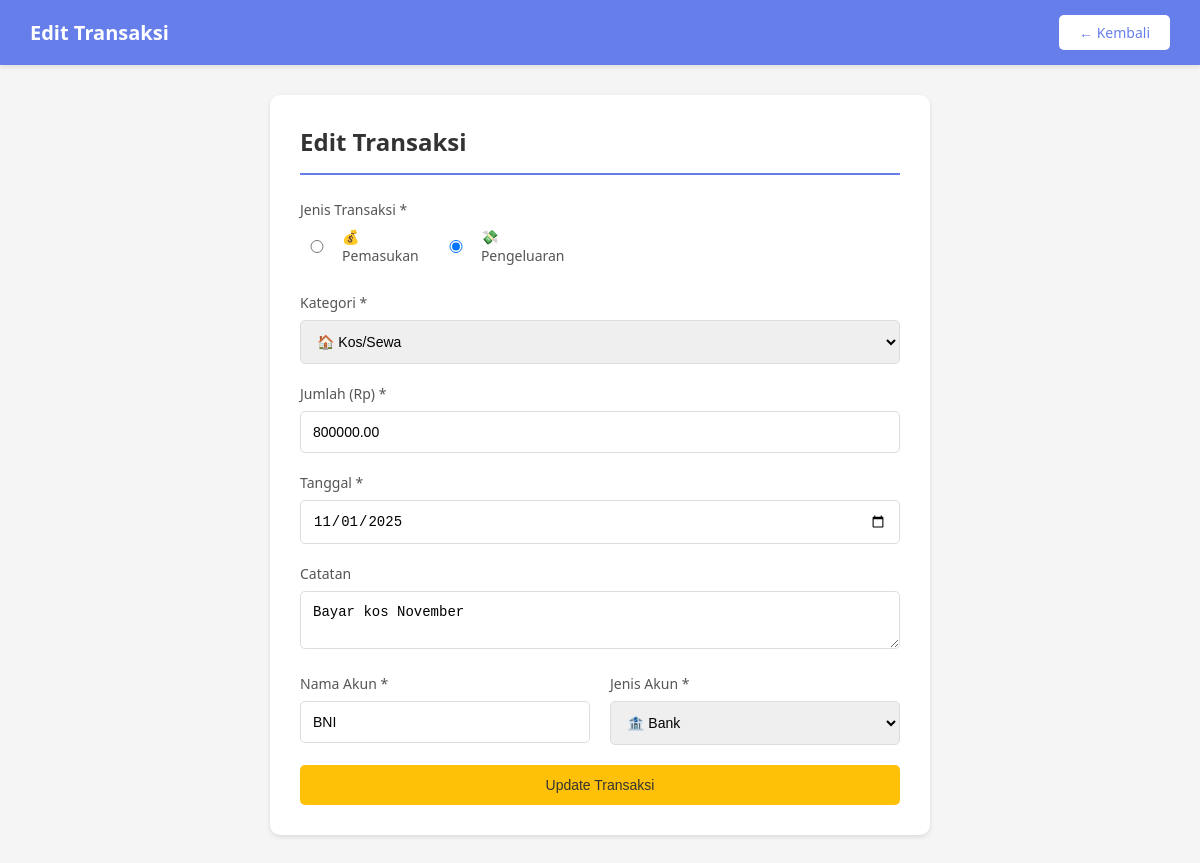
Screenshot of /edit_transaksi.php?id=2 (signed in) with the database file from the repository.
### tables this page shows
CREATE TABLE `transaksi` (
  `id_transaksi` int(11) NOT NULL,
  `id_pengguna` int(11) NOT NULL,
  `id_kategori` int(11) NOT NULL,
  `jumlah` decimal(14,2) NOT NULL,
  `jenis_transaksi` enum('pengeluaran','pemasukan') NOT NULL,
  `tanggal_transaksi` date NOT NULL,
  `catatan` varchar(255) DEFAULT NULL,
  `nama_akun` varchar(80) DEFAULT 'Tunai',
  `jenis_akun` enum('tunai','bank','ewallet') DEFAULT 'tunai',
  `id_target` int(11) DEFAULT NULL,
  `dibuat_pada` timestamp NOT NULL DEFAULT current_timestamp()
);

CREATE TABLE `kategori` (
  `id_kategori` int(11) NOT NULL,
  `nama` varchar(80) NOT NULL,
  `jenis` enum('pengeluaran','pemasukan') NOT NULL DEFAULT 'pengeluaran',
  `warna` varchar(7) DEFAULT '#667eea',
  `ikon` varchar(10) DEFAULT '?',
  `dibuat_pada` timestamp NOT NULL DEFAULT current_timestamp()
);

### edit_transaksi.php (the view, shortened to what this page needs)
<?php
require_once 'config.php';
$user_id = $_SESSION['user_id'];
$id_transaksi = intval($_GET['id']);
$sql_transaksi = "SELECT * FROM transaksi WHERE id_transaksi = $id_transaksi AND id_pengguna = $user_id";
$result = mysqli_query($conn, $sql_transaksi);
$transaksi = mysqli_fetch_assoc($result);
$sql_kategori = "SELECT * FROM kategori ORDER BY jenis, nama";
$kategori = mysqli_query($conn, $sql_kategori);
?>
<!DOCTYPE html>
<html lang="id">
<head>
</head>
<body>
    <div class="navbar">
        <h1>Edit Transaksi</h1>
        <a href="dashboard.php" class="btn-back">← Kembali</a>
    </div>
    <div class="container">
        <div class="form-container">
            <h2>Edit Transaksi</h2>
            <form method="POST" action="">
                <div class="form-group">
                    <label>Jenis Transaksi *</label>
                    <div class="radio-group">
                        <label>
                            <input type="radio" name="jenis_transaksi" value="pemasukan"
                                   <?php echo $transaksi['jenis_transaksi'] == 'pemasukan' ? 'checked' : ''; ?>>
                            💰 Pemasukan
                        </label>
                        <label>
                            <input type="radio" name="jenis_transaksi" value="pengeluaran"
                                   <?php echo $transaksi['jenis_transaksi'] == 'pengeluaran' ? 'checked' : ''; ?>>
                            💸 Pengeluaran
                        </label>
                    </div>
                </div>
                <div class="form-group">
                    <label>Kategori *</label>
                    <select name="id_kategori" required>
                        <?php
                        $current_jenis = '';
                        while ($k = mysqli_fetch_assoc($kategori)):
                            if ($current_jenis !== $k['jenis']) {
                                if ($current_jenis !== '') echo '</optgroup>';
                                echo '<optgroup label="' . ucfirst($k['jenis']) . '">';
                                $current_jenis = $k['jenis'];
                            }
                        ?>
                            <option value="<?php echo $k['id_kategori']; ?>"
                                    <?php echo $transaksi['id_kategori'] == $k['id_kategori'] ? 'selected' : ''; ?>>
                                <?php echo $k['ikon'] . ' ' . $k['nama']; ?>
                            </option>
                        <?php endwhile; ?>
                        </optgroup>
                    </select>
                </div>
                <div class="form-group">
                    <label>Jumlah (Rp) *</label>
                    <input type="number" name="jumlah" required min="0" step="1000"
                           value="<?php echo $transaksi['jumlah']; ?>">
                </div>
                <div class="form-group">
                    <label>Tanggal *</label>
                    <input type="date" name="tanggal_transaksi" required
                           value="<?php echo $transaksi['tanggal_transaksi']; ?>">
                </div>
                <div class="form-group">
                    <label>Catatan</label>
                    <textarea name="catatan" rows="2"><?php echo $transaksi['catatan']; ?></textarea>
                </div>
                <div class="form-row">
                    <div class="form-group">
                        <label>Nama Akun *</label>
                        <input type="text" name="nama_akun" required
                               value="<?php echo $transaksi['nama_akun']; ?>">
                    </div>
                    <div class="form-group">
                        <label>Jenis Akun *</label>
                        <select name="jenis_akun" required>
                            <option value="bank" <?php echo $transaksi['jenis_akun'] == 'bank' ? 'selected' : ''; ?>>🏦 Bank</option>
                        </select>
                    </div>
                </div>
                <button type="submit" name="update" class="btn btn-warning">
                    Update Transaksi
                </button>
            </form>
        </div>
    </div>
</body>
</html>

### edit_transaksi.php (style rules this page uses)
* { margin: 0; padding: 0; box-sizing: border-box; }
body { font-family: 'Segoe UI', Tahoma, Geneva, Verdana, sans-serif; background: #f5f5f5; }
.navbar { background: #667eea; color: white; padding: 15px 30px; display: flex; justify-content: space-between; align-items: center; box-shadow: 0 2px 5px rgba(0,0,0,0.1); }
.navbar h1 { font-size: 20px; }
.btn-back { background: white; color: #667eea; padding: 8px 20px; border-radius: 5px; text-decoration: none; font-size: 14px; }
.container { max-width: 700px; margin: 30px auto; padding: 0 20px; }
.form-container { background: white; padding: 30px; border-radius: 10px; box-shadow: 0 2px 5px rgba(0,0,0,0.1); }
h2 { color: #333; margin-bottom: 25px; padding-bottom: 15px; border-bottom: 2px solid #667eea; }
.form-group { margin-bottom: 20px; }
label { display: block; color: #555; margin-bottom: 8px; font-size: 14px; font-weight: 500; }
input, select, textarea { width: 100%; padding: 12px; border: 1px solid #ddd; border-radius: 5px; font-size: 14px; }
.form-row { display: grid; grid-template-columns: 1fr 1fr; gap: 20px; }
.btn { padding: 12px 30px; border-radius: 5px; font-size: 14px; cursor: pointer; border: none; text-decoration: none; display: inline-block; }
.btn-warning { background: #ffc107; color: #333; width: 100%; }
.radio-group { display: flex; gap: 20px; }
.radio-group label { display: flex; align-items: center; gap: 8px; cursor: pointer; }

### rows the page displays
transaksi: jenis_transaksi "☐ 💰 Pemasukan", jenis_transaksi "☑ 💸 Pengeluaran", id_kategori "🏠 Kos/Sewa", jumlah "800000.00", tanggal_transaksi "11/01/2025", catatan "Bayar kos November", nama_akun "BNI", jenis_akun "🏦 Bank"
